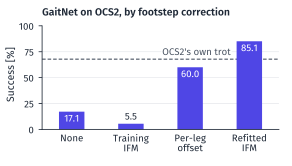

This figure's Python source:
"""Plot the footstep-correction figure of the L4DC paper (fig:transfer, Sec. 5, Q3).

Claim supported: with the same planner weights, GaitNet works on OCS2 (the new
controller) only when the IFM is refitted on OCS2; no correction, the training
controller's IFM, and a constant per-leg offset all fall short, and overall
only the refitted IFM lifts GaitNet above OCS2's own trot. (On the 49 % cells
alone the per-leg offset also beats the trot; the caption must say "overall".)

One panel, 74 x 42 mm, to sit beside fig_swing.pdf (74 x 42 mm) in one row;
margins as fig_swing.py so the two axes align. Plain bars from 0, value printed
on every bar; no error bars, whiskers, bands, heatmaps or p-values; one
aggregate per multi-seed method:
  GaitNet's OCS2 benchmark success over all six cells with each footstep
  correction: none (the desired foothold is sent uncorrected), the training
  controller's IFM, a constant per-leg offset, and the IFM refitted on OCS2.
  All bars indigo: same planner, only the correction changes.
  One thin dashed grey reference line at OCS2's own trot over the same six
  cells (\\corlBenchTrot), labelled "OCS2's own trot" just above the line,
  ending left of the last bar. Trot style as fig_swing.py / fig_gait.py
  (#4B5563, dashes 3.2/1.8), thinner because it is a reference.

  Value labels: at this height a value printed above the per-leg-offset bar
  (60.0) would span about 62-71 % and the trot line (67.8) would run through
  it. Hence every bar tall enough to hold its value (>= INSIDE_MIN) carries it
  inside its top, in white (contrast 6.3:1 on #4F46E5); the 5.5 bar keeps it
  above. The layout check asserts that an inside label lies within its bar and
  that the reference line crosses no text.

  All text >= 7 pt at final size (rewrite decisions: "Never put fonts below
  7 pt at final size"); fig_bench.py's 6.3 pt value size is not reused here.

  (a) REMOVED 2026-11-12 (reviewer): "training controller in Isaac vs OCS2"
      paired \\corlBenchIsaac{Idm,Mlp,Single} (96.0 / 80.3 / 72.1) with the
      five-seed OCS2 means. The Isaac values have no documented per-seed source
      (results_to_fill.md section 3 is empty; \\corlBenchIsaacIdm's comment
      "691/720" and the per-cell k/120 values in constants.tex read as ONE
      run), and they were entered on 2026-11-05 next to OCS2 values that have
      since been replaced (e.g. \\corlBenchSingle 82.8 -> 39.6, constants.tex
      "was 82.8"; commit 569c6dc). Restore (a) only once
      section 3 holds the Isaac counts of the same five iteration-300 policies.
      The rewrite decisions of 2026-11-12 say not to restore it at all.

Source (nothing here is invented): per-seed success counts (of 100 per cell,
6 cells, five training seeds at iteration 300 per arm) entered by the author on
2026-11-12 in ../../results_to_fill.md, section 2, and the one-run counts of
OCS2's own trot from the same table. They are copied below, re-checked against
that file when it exists, pooled exactly, and asserted against the \\corlBench*
macros of ../constants.tex (the source of truth).

Provenance note: the protocol table of results_to_fill.md lists the three
control arms with 5 seeds at iteration 300 but does not itself say that their
seeds s1-s5 are GaitNet's s1-s5 policies; results.tex (Q3) states that the
controls keep GaitNet's weights.

usage: python3 fig_transfer.py   (writes fig_transfer.pdf and fig_transfer.png here)
"""
import re
import shutil
import subprocess
from decimal import ROUND_HALF_UP, Decimal
from fractions import Fraction
from pathlib import Path

import matplotlib
matplotlib.use("Agg")
import matplotlib.pyplot as plt
from matplotlib import font_manager
from matplotlib.text import Text
from matplotlib.transforms import Bbox

HERE = Path(__file__).resolve().parent
CONSTANTS_TEX = HERE.parent / "constants.tex"
RESULTS_MD = HERE.parent.parent / "results_to_fill.md"

# ---------------------------------------------------------------- data
N_CELL = 100                            # \corlBenchTrialsPerCell
DENSE = (2, 5)                          # 49 % voids at 0.10 and 0.20 m/s
# Per-seed success counts of 100 per cell, results_to_fill.md section 2
# (2026-11-12). Cell order: 0.10 m/s at 26/38/49 % voids, then 0.20 m/s.
# Keys are the method names of that table.
OCS2_SEEDS = {
    "GaitNet without the IFM": ((21, 20, 15, 19, 18, 10), (18, 19, 16, 16, 17, 12),
                                (22, 23, 16, 18, 17, 13), (23, 21, 12, 19, 17, 11),
                                (21, 19, 13, 17, 15, 14)),
    "GaitNet + training IFM": ((9, 9, 5, 7, 6, 7), (7, 1, 8, 5, 2, 0),
                               (10, 6, 5, 7, 3, 3), (7, 7, 9, 3, 5, 0),
                               (9, 8, 6, 6, 4, 0)),
    "GaitNet + offset": ((68, 67, 55, 65, 63, 45), (65, 64, 53, 64, 62, 48),
                         (66, 63, 58, 63, 65, 42), (67, 65, 48, 59, 58, 48),
                         (70, 70, 54, 68, 66, 50)),
    "GaitNet": ((92, 88, 78, 90, 91, 69), (94, 91, 77, 93, 89, 73),
                (94, 94, 75, 96, 92, 71), (98, 93, 80, 96, 93, 75),
                (87, 85, 68, 83, 84, 63)),
}
# OCS2's own trot: one run (no training seeds), same table, same cell order.
TROT = "OCS2's own trot"
TROT_COUNTS = (91, 72, 46, 88, 70, 40)
# Bar order (left to right), tick label, and the macros of the all-cell and
# 49 % pools. The 49 % pools are asserted but not drawn (Table 1 prints them).
BARS = (   # results_to_fill.md name, tick label, all cells, 49 % voids
    ("GaitNet without the IFM", "None",            "corlBenchNoIdm",    "corlBenchNoIdmDense"),
    ("GaitNet + training IFM",  "Training\nIFM",   "corlBenchTrainIfm", "corlBenchTrainIfmDense"),
    ("GaitNet + offset",        "Per-leg\noffset", "corlBenchOffset",   "corlBenchOffsetDense"),
    ("GaitNet",                 "Refitted\nIFM",   "corlBenchFull",     "corlBenchFullDense"),
)
SPEC = {   # macro name -> printed string
    "corlBenchNoIdm": "17.1", "corlBenchTrainIfm": "5.5",
    "corlBenchOffset": "60.0", "corlBenchFull": "85.1",
    "corlBenchNoIdmDense": "13.2", "corlBenchTrainIfmDense": "4.3",
    "corlBenchOffsetDense": "50.1", "corlBenchFullDense": "72.9",
    "corlBenchTrot": "67.8",            # the reference line
}


def half_up(x: Fraction, places: str = "0.1") -> Decimal:
    """Round an exact fraction half up (Python's round() is half-even)."""
    return (Decimal(x.numerator) / Decimal(x.denominator)).quantize(
        Decimal(places), rounding=ROUND_HALF_UP)


def pooled(seeds, idx=range(6)) -> Fraction:
    """Exact success rate [%] over the given cells and all seeds. Every seed
    ran the same trials, so this equals the mean of the per-seed rates."""
    k = sum(s[i] for s in seeds for i in idx)
    return Fraction(100 * k, N_CELL * len(idx) * len(seeds))


def check(got, want, what):
    assert str(got) == want, f"{what}: computed {got}, expected {want}"


# (1) Re-check the copied counts against results_to_fill.md (if present).
if RESULTS_MD.exists():
    rows, trot_rows = {}, []
    for line in RESULTS_MD.read_text().split("## 3.")[0].splitlines():
        cells = [c.strip() for c in line.strip().strip("|").split("|")]
        if len(cells) == 8 and re.fullmatch(r"s\d", cells[1]):
            rows.setdefault(cells[0], []).append(tuple(int(c) for c in cells[2:]))
        if len(cells) == 8 and cells[0] == TROT and cells[1] == "one run":
            trot_rows.append(tuple(int(c) for c in cells[2:]))
    for method, seeds in OCS2_SEEDS.items():
        assert tuple(rows[method]) == seeds, f"{method}: counts differ from {RESULTS_MD}"
        assert len(seeds) == 5, f"{method}: expected five training seeds"
    assert trot_rows == [TROT_COUNTS], f"{TROT}: counts differ from {RESULTS_MD}"
    print("per-seed counts match", RESULTS_MD.name)
else:
    print(f"note: {RESULTS_MD} not found; per-seed counts not re-checked")

# (2) Pool exactly and check against the spec.
for method, _, macro, macro_dense in BARS:
    check(half_up(pooled(OCS2_SEEDS[method])), SPEC[macro], method)
    check(half_up(pooled(OCS2_SEEDS[method], DENSE)), SPEC[macro_dense], method + ", 49 %")
check(half_up(pooled((TROT_COUNTS,))), SPEC["corlBenchTrot"], TROT)

# (3) The macros of constants.tex are the source of truth: each must be defined
# and equal to the spec (a missing macro is an error: the prose uses them).
MACROS = dict(re.findall(r"\\newcommand\{\\(corl\w+)\}\{([^}]*)\}",
                         CONSTANTS_TEX.read_text()))
for name, want in SPEC.items():
    assert name in MACROS, f"\\{name} is not defined in {CONSTANTS_TEX}"
    check(MACROS[name], want, "\\" + name)
check(MACROS["corlBenchTrialsPerCell"], str(N_CELL), "\\corlBenchTrialsPerCell")
check(MACROS["corlNumTrainSeeds"], "five", "\\corlNumTrainSeeds")
print("all value checks passed")

# ---------------------------------------------------------------- style
# rcParams, halo and grid as fig_bench.py; trot colour and dashes as fig_swing.py.
for f in ("/usr/share/fonts/opentype/fira/FiraSans-Regular.otf",
          "/usr/share/fonts/opentype/fira/FiraSans-SemiBold.otf"):
    font_manager.fontManager.addfont(f)
plt.rcParams.update({
    "font.family": "Fira Sans", "font.size": 7.5,
    "axes.labelsize": 7.5, "xtick.labelsize": 7, "ytick.labelsize": 7,
    "legend.fontsize": 7, "axes.linewidth": 0.6,
    "xtick.major.width": 0.6, "ytick.major.width": 0.6,
    "xtick.major.size": 2.5, "ytick.major.size": 2.5,
    "axes.edgecolor": "#1F2937", "axes.labelcolor": "#1F2937",
    "xtick.color": "#1F2937", "ytick.color": "#1F2937",
    "pdf.fonttype": 42,
})
INK, GRID, INDIGO, GRAY = "#1F2937", "#E5E7EB", "#4F46E5", "#4B5563"
MIN_PT = 7.0                            # smallest text at final size
VALUE_PT = 7.0                          # value labels, as fig_swing.py's labels
PAD_PT = 1.5                            # value label to bar top
HALO = dict(boxstyle="square,pad=0.1", facecolor="white", edgecolor="none")
REF_STYLE = dict(color=GRAY, lw=0.8, ls=(0, (3.2, 1.8)))   # thin trot dashes
REF_LABEL_PT = 7.0
REF_LABEL_GAP_PT = 1.5                  # label (text box) above the line
REF_LABEL_END_MM = 1.5                  # label ends this far left of the last bar
INSIDE_MIN = 15.0                       # % : a bar this tall holds its value inside

# ---------------------------------------------------------------- layout [mm]
MM = 1 / 25.4
FIG_W, FIG_H = 74.0, 42.0               # half \textwidth, beside fig_swing (74 x 42)
TOP, BOTTOM, LEFT, RIGHT = 5.0, 9.0, 10.5, 3.0   # as fig_swing.py: axes align in the row
BAR_MM = 6.5                            # wide enough for "85.1" inside at 7 pt
Y_TOP = 106                             # bars reach 85 %; room under the title
GRID_AT = (25, 50, 75)

fig = plt.figure(figsize=(FIG_W * MM, FIG_H * MM))
ax = fig.add_axes([LEFT / FIG_W, BOTTOM / FIG_H,
                   (FIG_W - LEFT - RIGHT) / FIG_W, (FIG_H - TOP - BOTTOM) / FIG_H])

units = (FIG_W - LEFT - RIGHT) / len(BARS)   # mm per bar slot
bar_w = BAR_MM / units                       # bar width in data units
inside = {}                                  # value label -> the bar it sits in
for i, (_, _, macro, _) in enumerate(BARS):
    value = MACROS[macro]               # printed string (= spec, asserted above)
    bar = ax.bar(i, float(value), width=bar_w, facecolor=INDIGO, linewidth=0, zorder=2)[0]
    if float(value) >= INSIDE_MIN:
        t = ax.annotate(value, (i, float(value)), xytext=(0, -PAD_PT),
                        textcoords="offset points", ha="center", va="top",
                        fontsize=VALUE_PT, color="white", zorder=3)
        inside[t] = bar
    else:
        ax.annotate(value, (i, float(value)), xytext=(0, PAD_PT), textcoords="offset points",
                    ha="center", va="bottom", fontsize=VALUE_PT, color=INK, zorder=3,
                    bbox=HALO)

# OCS2's own trot over the same six cells: behind the bars (zorder 1), above
# the grid (zorder 0). Its label sits on the line and ends just left of the
# last (tallest) bar, so it clears every bar and value.
trot = float(MACROS["corlBenchTrot"])
ax.axhline(trot, zorder=1, **REF_STYLE)
x_end = len(BARS) - 1 - bar_w / 2 - REF_LABEL_END_MM / units
ref_label = ax.annotate(TROT, (x_end, trot), xytext=(0, REF_LABEL_GAP_PT),
                        textcoords="offset points", ha="right", va="bottom",
                        fontsize=REF_LABEL_PT, color=GRAY, zorder=3, bbox=HALO)

ax.set_xlim(-0.5, len(BARS) - 0.5)
ax.set_xticks(range(len(BARS)))
ax.set_xticklabels([tick for _, tick, _, _ in BARS], linespacing=1.0)
ax.tick_params(axis="x", length=0, pad=3)
ax.set_ylim(0, Y_TOP)
ax.set_yticks(range(0, 101, 25))
ax.spines["left"].set_bounds(0, 100)
for g in GRID_AT:
    ax.axhline(g, color=GRID, lw=0.5, zorder=0)
ax.spines[["top", "right"]].set_visible(False)
ax.set_ylabel("Success [%]", labelpad=2)
ax.set_title("GaitNet on OCS2, by footstep correction", loc="left", fontsize=7.5,
             fontweight="semibold", color=INK, pad=3)


# ---------------------------------------------------------------- layout checks
def layout_problems(fig):
    """Text outside the canvas or too small, text on text, labels on bars or
    spines (an inside value label must lie within its own bar), and the
    reference line through any text (as fig_bench.py plus the last two)."""
    fig.canvas.draw()
    r = fig.canvas.get_renderer()
    texts = [t for t in fig.findobj(Text) if t.get_visible() and t.get_text().strip()]

    def extent(t):
        b, patch = t.get_window_extent(r), t.get_bbox_patch()
        return Bbox.union([b, patch.get_window_extent(r)]) if patch else b

    boxes = [(t, extent(t)) for t in texts]
    values = [(t, extent(t)) for a in fig.axes for t in a.texts]   # incl. the line label
    out, canvas = [], fig.bbox
    for t, b in boxes:
        if not (b.x0 >= canvas.x0 and b.y0 >= canvas.y0
                and b.x1 <= canvas.x1 and b.y1 <= canvas.y1):
            out.append(f"outside canvas: {t.get_text()!r}")
        if t.get_fontsize() < MIN_PT:
            out.append(f"font below {MIN_PT} pt: {t.get_text()!r}")
        if t.get_fontsize() < 6.3:
            out.append(f"font below 6.3 pt: {t.get_text()!r}")
    for i, (t, b) in enumerate(boxes):
        for t2, b2 in boxes[i + 1:]:
            if b.overlaps(b2):
                out.append(f"text overlap: {t.get_text()!r} / {t2.get_text()!r}")
    margin = 0.5 * fig.dpi / 72                        # 0.5 pt inside the bar edge
    for t, b in values:
        own = inside.get(t)
        for a in fig.axes:
            for p in a.patches:
                pb = p.get_window_extent(r)
                if p is own:
                    if not (b.x0 >= pb.x0 + margin and b.x1 <= pb.x1 - margin
                            and b.y0 >= pb.y0 + margin and b.y1 <= pb.y1):
                        out.append(f"inside label not within its bar: {t.get_text()!r}")
                elif b.overlaps(pb):
                    out.append(f"label on data: {t.get_text()!r}")
            for s in a.spines.values():
                if s.get_visible() and b.overlaps(s.get_window_extent(r)):
                    out.append(f"label on data: {t.get_text()!r}")
    # The dashed line spans the axes width; no text box may meet its stroke.
    y = ax.transData.transform((0, trot))[1]
    half = REF_STYLE["lw"] / 2 * fig.dpi / 72
    ab = ax.get_window_extent(r)
    for t, b in boxes:
        if b.x1 > ab.x0 and b.x0 < ab.x1 and b.y0 < y + half and b.y1 > y - half:
            out.append(f"reference line through text: {t.get_text()!r}")
    # The line label must sit on the line (not drift away from it).
    lb = extent(ref_label)
    if not (y + half < lb.y0 < y + half + 2 * fig.dpi / 72):
        out.append("reference-line label not just above the line")
    return sorted(set(out))


problems = layout_problems(fig)
for p in problems:
    print("LAYOUT:", p)
assert not problems, "layout problems, see above"

fig.savefig(HERE / "fig_transfer.png", dpi=300)
# As fig_bench.py: text to outlines with Inkscape for the paper's PDF.
raw = HERE / "fig_transfer.raw.pdf"
fig.savefig(raw)
if shutil.which("inkscape"):
    subprocess.run(["inkscape", str(raw), "--export-type=pdf", "--export-text-to-path",
                    "-o", str(HERE / "fig_transfer.pdf")], check=True, capture_output=True)
    raw.unlink()
else:
    print("warning: inkscape not found; fig_transfer.pdf keeps embedded fonts")
    raw.replace(HERE / "fig_transfer.pdf")
print("wrote", HERE / "fig_transfer.pdf")
